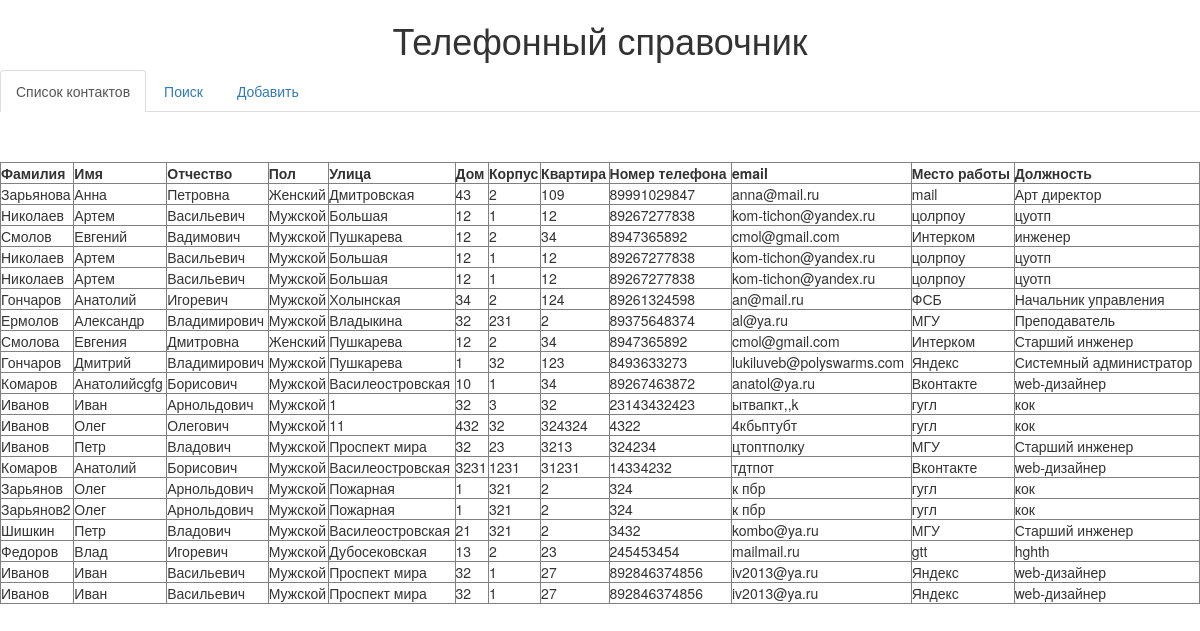
The page / on the database its author committed.
### tables this page shows
CREATE TABLE IF NOT EXISTS `main` (
  `id` int(11) NOT NULL AUTO_INCREMENT,
  `s_id` int(11) NOT NULL COMMENT 'surname id',
  `n_id` int(11) NOT NULL COMMENT 'name id',
  `p_id` int(11) NOT NULL COMMENT 'patronymic id',
  `sex` int(11) NOT NULL COMMENT '0-муж, 1-жен',
  `st_id` int(11) NOT NULL COMMENT 'street id',
  `house` int(11) NOT NULL COMMENT 'Номер дома',
  `building` int(11) NOT NULL COMMENT 'Корпус',
  `room` int(11) NOT NULL COMMENT 'Квартира',
  `phone` text NOT NULL COMMENT 'phone number',
  `email` text NOT NULL,
  `j_id` int(11) NOT NULL COMMENT 'job id',
  PRIMARY KEY (`id`)
);

CREATE TABLE IF NOT EXISTS `surname` (
  `s_id` int(11) NOT NULL AUTO_INCREMENT,
  `surname` text NOT NULL,
  PRIMARY KEY (`s_id`)
);

CREATE TABLE IF NOT EXISTS `name` (
  `n_id` int(11) NOT NULL AUTO_INCREMENT,
  `name` text NOT NULL,
  PRIMARY KEY (`n_id`)
);

CREATE TABLE IF NOT EXISTS `patronymic` (
  `p_id` int(11) NOT NULL AUTO_INCREMENT,
  `patronymic` text NOT NULL,
  PRIMARY KEY (`p_id`)
);

CREATE TABLE IF NOT EXISTS `street` (
  `st_id` int(11) NOT NULL AUTO_INCREMENT,
  `street` text NOT NULL,
  PRIMARY KEY (`st_id`)
);

CREATE TABLE IF NOT EXISTS `job` (
  `j_id` int(11) NOT NULL AUTO_INCREMENT,
  `place_job` text NOT NULL,
  `position` text NOT NULL,
  PRIMARY KEY (`j_id`)
);

### www/index.php (the view, shortened to what this page needs)
<!DOCTYPE html>
<html lang="ru">
  <head>
    <link href="css/bootstrap.css" rel="stylesheet">
    <link href="css/style.css" rel="stylesheet">
    <link href="css/font-awesome.css" rel="stylesheet">
	<link href="css/jquery-ui.css" rel="stylesheet">
  	</head>
    <body>
	<h1 align="center">
		Телефонный справочник
	</h1>
	<div>
		  <ul class="nav nav-tabs" role="tablist">
		    <li role="presentation" class="active"><a href="#list_contacts" aria-controls="list_contacts" role="tab" data-toggle="tab">Список контактов</a></li>
		    <li role="presentation"><a href="#search" aria-controls="search" role="tab" data-toggle="tab">Поиск</a></li>
		    <li role="presentation"><a href="#add" aria-controls="add" role="tab" data-toggle="tab">Добавить</a></li>
		  </ul>
		  <div class="tab-content">
		    <div role="tabpanel" class="tab-pane active" id="list_contacts">
		    	<table border="1" class="main_list_table" style="margin-top: 50px;">
		    		<tr style="font-weight: bold;">
		    			<td>Фамилия</td>
		    			<td>Имя</td>
		    			<td>Отчество</td>
		    			<td>Пол</td>
		    			<td>Улица</td>
		    			<td>Дом</td>
		    			<td>Корпус</td>
		    			<td>Квартира</td>
		    			<td>Номер телефона</td>
		    			<td>email</td>
		    			<td>Место работы</td>
		    			<td>Должность</td>
		    		</tr>
		    		<?
						$q = mysql_query("SELECT main.id, surname.surname, name.name, patronymic.patronymic, main.sex, street.street, main.house, main.building, main.room, main.phone, main.email, job.place_job, job.position FROM main INNER JOIN surname ON main.s_id = surname.s_id JOIN name ON main.n_id = name.n_id JOIN patronymic ON main.p_id = patronymic.p_id JOIN street ON main.st_id = street.st_id JOIN job ON main.j_id = job.j_id");
						while ($row = mysql_fetch_assoc($q)) {
							$row['sex'] = ($row['sex'] == 0) ? "Мужской" : "Женский";
						    echo "<tr tr_id=\"".$row['id']."\" class=\"tr_list_table\"><td>".$row['surname']."</td><td>".$row['name']."</td><td>".$row['patronymic']."</td><td>".$row['sex']."</td><td>".$row['street']."</td><td>".$row['house']."</td><td>".$row['building']."</td><td>".$row['room']."</td><td>".$row['phone']."</td><td>".$row['email']."</td><td>".$row['place_job']."</td><td>".$row['position']."</td></tr>";
						};
		    		?>
		    	</table>
		    </div>
		  </div>
	</div>
  </body>
</html>

### www/css/style.css (style rules this page uses)
.main_list_table { width: 100%; margin-top: 30px; }

### rows shown on the page
main: s.surname "Зарьянова", n.name "Анна", p.patronymic "Петровна", sex "Женский", st.street "Дмитровская", house "43", building "2", room "109", phone "89991029847", email "anna@mail.ru", j.place_job "mail", j.position "Арт директор"
main: s.surname "Николаев", n.name "Артем", p.patronymic "Васильевич", sex "Мужской", st.street "Большая", house "12", building "1", room "12", phone "89267277838", email "kom-tichon@yandex.ru", j.place_job "цолрпоу", j.position "цуотп"
main: s.surname "Смолов", n.name "Евгений", p.patronymic "Вадимович", sex "Мужской", st.street "Пушкарева", house "12", building "2", room "34", phone "8947365892", email "cmol@gmail.com", j.place_job "Интерком", j.position "инженер"
main: s.surname "Николаев", n.name "Артем", p.patronymic "Васильевич", sex "Мужской", st.street "Большая", house "12", building "1", room "12", phone "89267277838", email "kom-tichon@yandex.ru", j.place_job "цолрпоу", j.position "цуотп"
main: surname "Николаев", name "Артем", patronymic "Васильевич", sex "Мужской", street "Большая", house "12", building "1", room "12", phone "89267277838", email "kom-tichon@yandex.ru", place_job "цолрпоу", position "цуотп"
main: s.surname "Гончаров", n.name "Анатолий", p.patronymic "Игоревич", sex "Мужской", st.street "Холынская", house "34", building "2", room "124", phone "89261324598", email "an@mail.ru", j.place_job "ФСБ", j.position "Начальник управления"
main: s.surname "Ермолов", n.name "Александр", p.patronymic "Владимирович", sex "Мужской", st.street "Владыкина", house "32", building "231", room "2", phone "89375648374", email "al@ya.ru", j.place_job "МГУ", j.position "Преподаватель"
main: s.surname "Смолова", n.name "Евгения", p.patronymic "Дмитровна", sex "Женский", st.street "Пушкарева", house "12", building "2", room "34", phone "8947365892", email "cmol@gmail.com", j.place_job "Интерком", j.position "Старший инженер"
main: s.surname "Гончаров", n.name "Дмитрий", p.patronymic "Владимирович", sex "Мужской", st.street "Пушкарева", house "1", building "32", room "123", phone "8493633273", email "lukiluveb@polyswarms.com", j.place_job "Яндекс", j.position "Системный администратор"
main: s.surname "Комаров", n.name "Анатолийcgfg", p.patronymic "Борисович", sex "Мужской", st.street "Василеостровская", house "10", building "1", room "34", phone "89267463872", email "anatol@ya.ru", j.place_job "Вконтакте", j.position "web-дизайнер"
main: s.surname "Иванов", n.name "Иван", p.patronymic "Арнольдович", sex "Мужской", st.street "1", house "32", building "3", room "32", phone "23143432423", email "ытвапкт,,k", j.place_job "гугл", j.position "кок"
main: s.surname "Иванов", n.name "Олег", p.patronymic "Олегович", sex "Мужской", st.street "11", house "432", building "32", room "324324", phone "4322", email "4кбьптубт", j.place_job "гугл", j.position "кок"
main: s.surname "Иванов", n.name "Петр", p.patronymic "Владович", sex "Мужской", st.street "Проспект мира", house "32", building "23", room "3213", phone "324234", email "цтоптполку", j.place_job "МГУ", j.position "Старший инженер"
main: s.surname "Комаров", n.name "Анатолий", p.patronymic "Борисович", sex "Мужской", st.street "Василеостровская", house "3231", building "1231", room "31231", phone "14334232", email "тдтпот", j.place_job "Вконтакте", j.position "web-дизайнер"
main: s.surname "Зарьянов", n.name "Олег", p.patronymic "Арнольдович", sex "Мужской", st.street "Пожарная", house "1", building "321", room "2", phone "324", email "к пбр", j.place_job "гугл", j.position "кок"
main: s.surname "Зарьянов2", n.name "Олег", p.patronymic "Арнольдович", sex "Мужской", st.street "Пожарная", house "1", building "321", room "2", phone "324", email "к пбр", j.place_job "гугл", j.position "кок"
main: s.surname "Шишкин", n.name "Петр", p.patronymic "Владович", sex "Мужской", st.street "Василеостровская", house "21", building "321", room "2", phone "3432", email "kombo@ya.ru", j.place_job "МГУ", j.position "Старший инженер"
main: s.surname "Федоров", n.name "Влад", p.patronymic "Игоревич", sex "Мужской", st.street "Дубосековская", house "13", building "2", room "23", phone "245453454", email "mailmail.ru", j.place_job "gtt", j.position "hghth"
main: s.surname "Иванов", n.name "Иван", p.patronymic "Васильевич", sex "Мужской", st.street "Проспект мира", house "32", building "1", room "27", phone "892846374856", email "iv2013@ya.ru", j.place_job "Яндекс", j.position "web-дизайнер"
main: s.surname "Иванов", n.name "Иван", p.patronymic "Васильевич", sex "Мужской", st.street "Проспект мира", house "32", building "1", room "27", phone "892846374856", email "iv2013@ya.ru", j.place_job "Яндекс", j.position "web-дизайнер"
